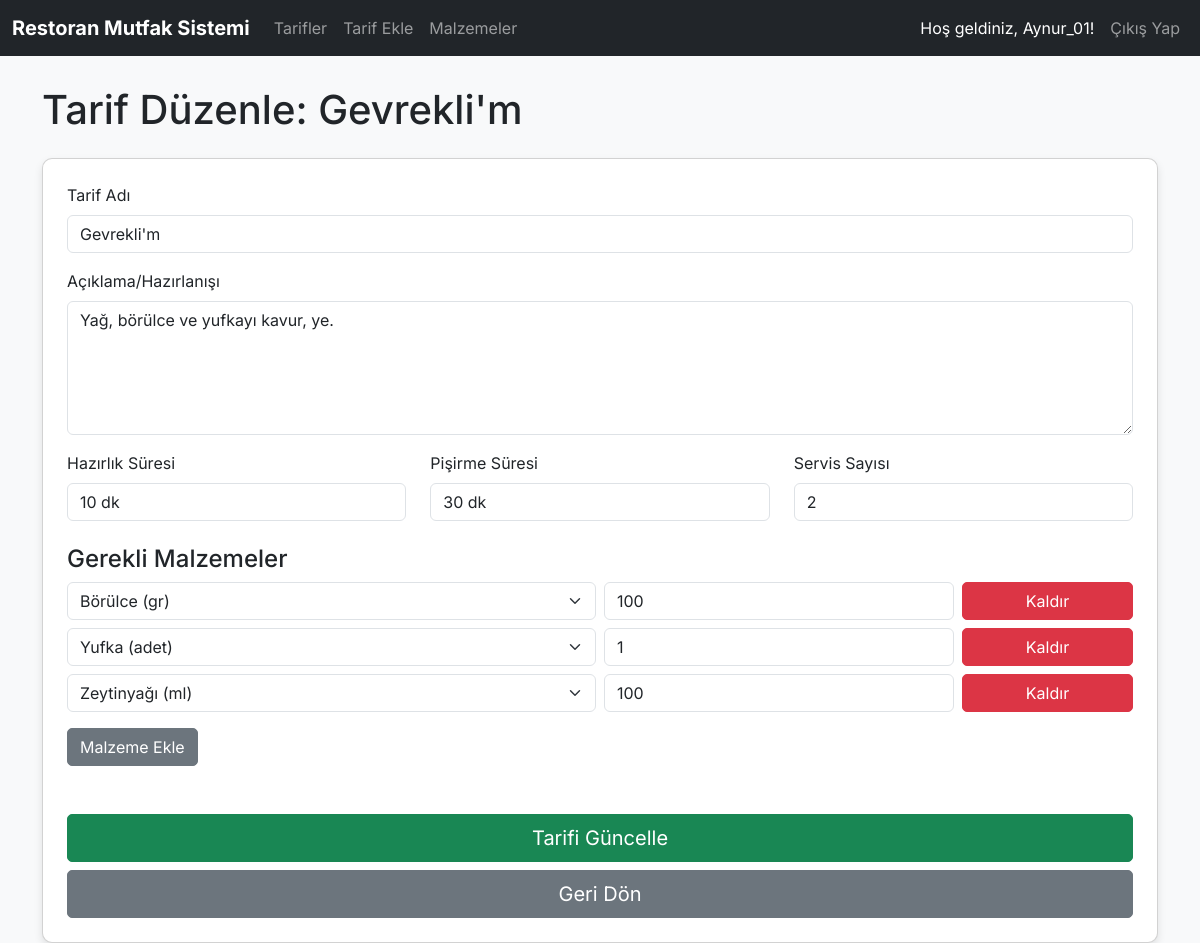
/tarif_duzenle.php?id=1 (signed in), run on the app's committed database.
### tables this page shows
CREATE TABLE `tarifler` (
  `id` int(11) NOT NULL,
  `kullanici_id` int(11) NOT NULL,
  `ad` varchar(255) NOT NULL,
  `aciklama` text DEFAULT NULL,
  `hazirlik_suresi` varchar(50) DEFAULT NULL,
  `pisirme_suresi` varchar(50) DEFAULT NULL,
  `servis_sayisi` int(11) DEFAULT NULL,
  `created_at` datetime DEFAULT current_timestamp()
);

CREATE TABLE `tarif_malzemeler` (
  `tarif_id` int(11) NOT NULL,
  `malzeme_id` int(11) NOT NULL,
  `miktar` varchar(100) NOT NULL
);

### classes/Tarif.php (called while the page is built, shortened)
<?php
class Tarif {
    private $pdo;
    public function __construct(PDO $pdo) {
        $this->pdo = $pdo;
    }
    public function getTarifById($id) {
        try {
            $stmt = $this->pdo->prepare("SELECT t.*, u.username FROM tarifler t JOIN users u ON t.kullanici_id = u.id WHERE t.id = ?");
            $stmt->execute([$id]);
            return $stmt->fetch();
        } catch (PDOException $e) {
            error_log("Tarif getirme hatası: " . $e->getMessage());
            return false;
        }
    }
    public function getTarifMalzemeler($tarif_id) {
        try {
            $stmt = $this->pdo->prepare("
                SELECT tm.miktar, m.id as malzeme_id, m.ad as malzeme_ad, m.birim
                FROM tarif_malzemeler tm
                JOIN malzemeler m ON tm.malzeme_id = m.id
                WHERE tm.tarif_id = ?
            ");
            $stmt->execute([$tarif_id]);
            return $stmt->fetchAll();
        } catch (PDOException $e) {
            error_log("Tarif malzemelerini getirme hatası: " . $e->getMessage());
            return [];
        }
    }
}
?>

### classes/Malzeme.php (called while the page is built, shortened)
<?php
class Malzeme {
    private $pdo;
    public function __construct(PDO $pdo) {
        $this->pdo = $pdo;
    }
    public function getMalzemeler() {
        try {
            $stmt = $this->pdo->query("SELECT id, ad, birim, stok_miktari, created_at FROM malzemeler ORDER BY ad ASC");
            return $stmt->fetchAll();
        } catch (PDOException $e) {
            error_log("Malzemeleri getirme hatası: " . $e->getMessage());
            return [];
        }
    }
}
?>

### public/tarif_duzenle.php (the view, shortened to what this page needs)
<?php
require_once __DIR__ . '/../includes/header.php';
$tarif_id = isset($_GET['id']) ? (int)$_GET['id'] : 0;
$tarif = $tarifObj->getTarifById($tarif_id);
$tarif_malzemeleri = $tarifObj->getTarifMalzemeler($tarif_id);
$tum_malzemeler = $malzemeObj->getMalzemeler();
?>
<h1 class="mb-4">Tarif Düzenle: <?php echo htmlspecialchars($tarif['ad']); ?></h1>
<div class="card p-4">
    <form action="tarif_duzenle.php?id=<?php echo $tarif_id; ?>" method="POST">
        <div class="mb-3">
            <label for="ad" class="form-label">Tarif Adı</label>
            <input type="text" class="form-control" id="ad" name="ad" required value="<?php echo htmlspecialchars($tarif['ad']); ?>">
        </div>
        <div class="mb-3">
            <label for="aciklama" class="form-label">Açıklama/Hazırlanışı</label>
            <textarea class="form-control" id="aciklama" name="aciklama" rows="5" required><?php echo htmlspecialchars($tarif['aciklama']); ?></textarea>
        </div>
        <div class="row mb-3">
            <div class="col-md-4">
                <label for="hazirlik_suresi" class="form-label">Hazırlık Süresi</label>
                <input type="text" class="form-control" id="hazirlik_suresi" name="hazirlik_suresi" required value="<?php echo htmlspecialchars($tarif['hazirlik_suresi']); ?>">
            </div>
            <div class="col-md-4">
                <label for="pisirme_suresi" class="form-label">Pişirme Süresi</label>
                <input type="text" class="form-control" id="pisirme_suresi" name="pisirme_suresi" required value="<?php echo htmlspecialchars($tarif['pisirme_suresi']); ?>">
            </div>
             <div class="col-md-4">
                <label for="servis_sayisi" class="form-label">Servis Sayısı</label>
                <input type="number" class="form-control" id="servis_sayisi" name="servis_sayisi" required min="1" value="<?php echo htmlspecialchars($tarif['servis_sayisi']); ?>">
            </div>
        </div>
        <h4 class="mt-4">Gerekli Malzemeler</h4>
        <div id="malzeme_listesi" class="mb-3">
            <?php
            $current_malzemeler = !empty($_POST['malzemeler'] ?? []) ? $_POST['malzemeler'] : $tarif_malzemeleri;
            if (empty($current_malzemeler)) {
                ?>
                <div class="row g-2 mb-2 malzeme-item">
                    <div class="col-md-6">
                        <select class="form-select" name="malzemeler[0][malzeme_id]" required>
                            <option value="">Malzeme Seçin</option>
                            <?php foreach ($tum_malzemeler as $malzeme_option): ?>
                                <option value="<?php echo htmlspecialchars($malzeme_option['id']); ?>">
                                    <?php echo htmlspecialchars($malzeme_option['ad'] . ' (' . $malzeme_option['birim'] . ')'); ?>
                                </option>
                            <?php endforeach; ?>
                        </select>
                    </div>
                    <div class="col-md-4">
                        <input type="text" class="form-control" name="malzemeler[0][miktar]" placeholder="Miktar (örn: 200gr, 2 adet)" required>
                    </div>
                    <div class="col-md-2">
                        <button type="button" class="btn btn-danger w-100 remove-malzeme">Kaldır</button>
                    </div>
                </div>
                <?php
            } else {
                foreach ($current_malzemeler as $index => $malzeme_data) {
                    $selected_malzeme_id = (int)$malzeme_data['malzeme_id'];
                    $malzeme_miktar = htmlspecialchars($malzeme_data['miktar']);
                    ?>
                    <div class="row g-2 mb-2 malzeme-item">
                        <div class="col-md-6">
                            <select class="form-select" name="malzemeler[<?php echo $index; ?>][malzeme_id]" required>
                                <?php foreach ($tum_malzemeler as $malzeme_option): ?>
                                    <option value="<?php echo htmlspecialchars($malzeme_option['id']); ?>" <?php echo ($selected_malzeme_id == $malzeme_option['id']) ? 'selected' : ''; ?>>
                                        <?php echo htmlspecialchars($malzeme_option['ad'] . ' (' . $malzeme_option['birim'] . ')'); ?>
                                    </option>
                                <?php endforeach; ?>
                            </select>
                        </div>
                        <div class="col-md-4">
                            <input type="text" class="form-control" name="malzemeler[<?php echo $index; ?>][miktar]" placeholder="Miktar (örn: 200gr, 2 adet)" value="<?php echo $malzeme_miktar; ?>" required>
                        </div>
                        <div class="col-md-2">
                            <button type="button" class="btn btn-danger w-100 remove-malzeme">Kaldır</button>
                        </div>
                    </div>
                    <?php
                }
            }
            ?>
        </div>
        <button type="button" id="add_malzeme" class="btn btn-secondary mb-4">Malzeme Ekle</button>
        <div class="d-grid gap-2 mt-4">
            <button type="submit" class="btn btn-success btn-lg">Tarifi Güncelle</button>
            <a href="tarifler.php" class="btn btn-secondary btn-lg">Geri Dön</a>
        </div>
    </form>
</div>
<?php
require_once __DIR__ . '/../includes/footer.php';
?>

### includes/header.php (style rules this page uses)
body { font-family: 'Inter', sans-serif; background-color: #f8f9fa; }
.card { border-radius: 10px; box-shadow: 0 4px 8px rgba(0,0,0,0.1); }
.btn { border-radius: 5px; }

### data on the page
tarifler: ad "Gevrekli'm", aciklama "Yağ, börülce ve yufkayı kavur, ye.", hazirlik_suresi "10 dk", pisirme_suresi "30 dk", servis_sayisi "2"
tarif_malzemeler: miktar "100"
tarif_malzemeler: miktar "1"
tarif_malzemeler: miktar "100"

### other printed values
$_SESSION['username'] "Aynur_01"
form field value "Börülce (gr)"
form field value "Yufka (adet)"
form field value "Zeytinyağı (ml)"
